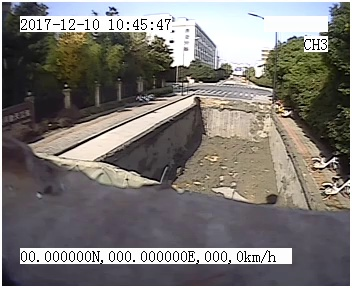
//> input picture OPenCVTest/OPenCVTest/REC0009_228.jpg, 352 x 288 px
$ ./CJ2   (built with g++ and OpenCV 4)
//> lines starting //> are read from the running program, lines starting //| are printed output that depends on the picture; after the words box and inside, x2 and y2 are one past the last pixel; in counts of white or black regions, pixels touching at a corner belong together

#include <opencv/highgui.h>
#include<opencv\cv.h>
#include <iostream>
using namespace cv;
using namespace std;
void main() {
	Mat original = imread("REC0009_228.jpg");
//> original is the input picture: 288 rows x 352 cols, CV_8UC3; mean B, G, R 116.2, 119.6, 123.6
	namedWindow("My original");
	imshow("My original", original);
	Mat gray = original;
	cv::cvtColor(gray, gray, CV_RGB2GRAY);//灰度化
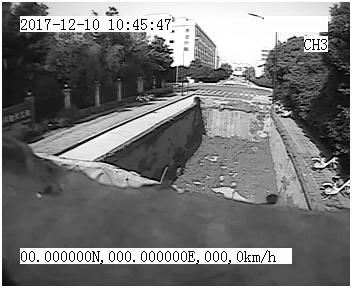
//> gray: 288 rows x 352 cols, CV_8UC1; min 0, max 255, mean 119.1

	int thresh_size = (100 / 4) * 2 + 1; //自适应二值化阈值
	adaptiveThreshold(gray, gray, 255, CV_ADAPTIVE_THRESH_GAUSSIAN_C, CV_THRESH_BINARY_INV, thresh_size, thresh_size / 3);
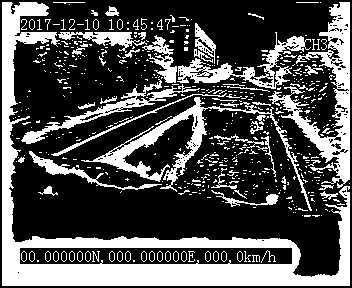
//> gray: 288 rows x 352 cols, CV_8UC1; 31.9% white; 575 white regions (490 under 20 px), largest, box (x1, y1, x2, y2) and area: (2, 2, 350, 286) 14765, (268, 2, 350, 188) 3969, (81, 97, 312, 211) 2864
	morphologyEx(gray, gray, MORPH_OPEN, Mat());//形态学开运算去噪点
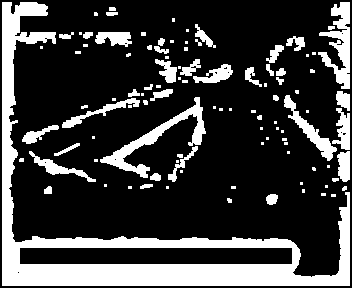
//> gray: 288 rows x 352 cols, CV_8UC1; 24% white; 102 white regions (54 under 20 px)

	vector<vector<Point> > contours;
	cv::findContours(gray, contours, CV_RETR_EXTERNAL, CV_CHAIN_APPROX_NONE); //找轮廓
//> contours = 102 contours, 66 with area under 20; largest, box (x1, y1, x2, y2) and area: (2, 2, 350, 286) 18040, (100, 97, 206, 178) 1380, (318, 2, 350, 89) 1099, (284, 95, 337, 161) 658, (29, 151, 96, 182) 382
	vector<vector<Point>> contours1;
	for (int i = 0; i < contours.size(); ++i)
	{
		if (contours[i].size() > 200)//将比较小的轮廓剔除掉
		{
			contours1.push_back(contours[i]);
		}
	}
//> this loop made 102 passes
	// [15 lines of commented-out code are left out]
	Mat hole(gray.size(), CV_8U, Scalar(0)); //遮罩图层
	cv::drawContours(hole, contours1, -1, Scalar(255), CV_FILLED); //在遮罩图层上，用白色像素填充轮廓
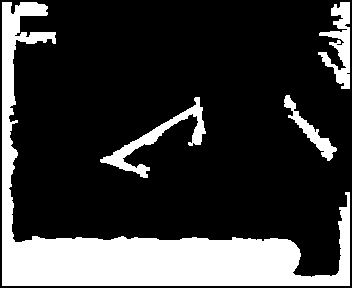
//> hole: 288 rows x 352 cols, CV_8UC1; 22.2% white; 4 white regions, box (x1, y1, x2, y2) and area: (2, 2, 350, 286) 18863, (100, 97, 206, 178) 1577, (318, 2, 350, 89) 1296, (284, 95, 337, 161) 760
		namedWindow("My hole");
		imshow("My hole", hole);
	Mat crop(original.rows, original.cols, CV_8UC3);
	original.copyTo(crop, hole);//将原图像拷贝进遮罩图层
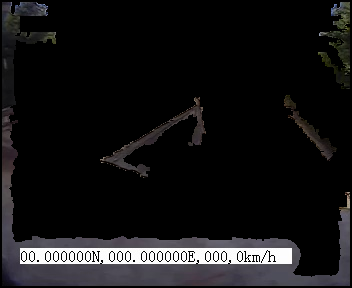
//> crop: 288 rows x 352 cols, CV_8UC3; mean B, G, R 21.2, 20.2, 20.8
	namedWindow("My warpPerspective");
	imshow("My warpPerspective", crop);
	waitKey(0);
}

$ run again, with OPenCVTest/OPenCVTest/fifth.jpg copied over OPenCVTest/OPenCVTest/REC0009_228.jpg
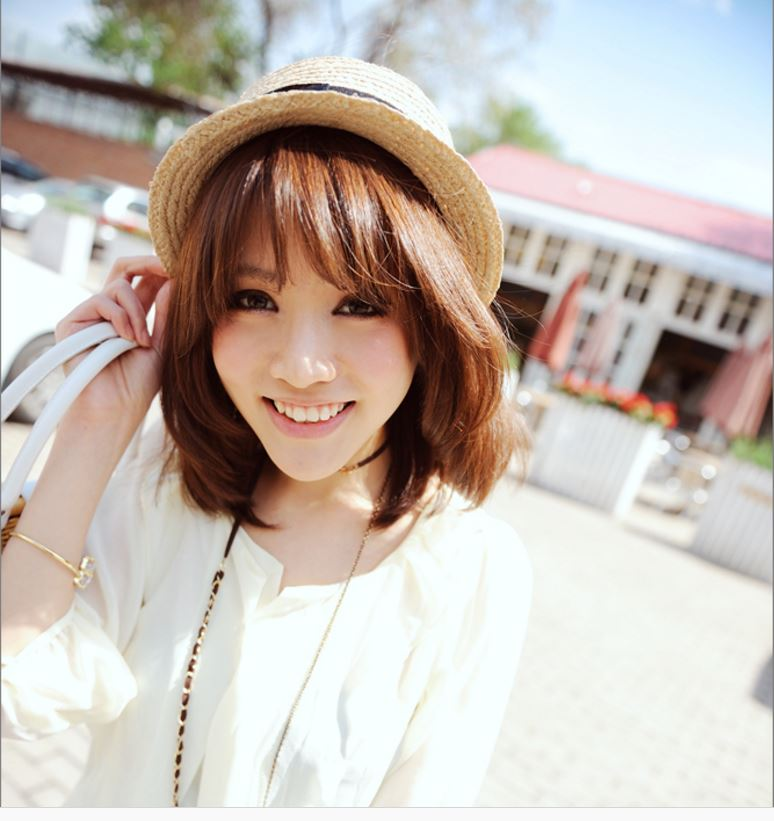
//> input picture OPenCVTest/OPenCVTest/fifth.jpg, 774 x 821 px
//> original is the input picture: 821 rows x 774 cols, CV_8UC3; mean B, G, R 179.1, 186.9, 196.8
//> `morphologyEx(gray, gray, MORPH_OPEN, Mat());`:
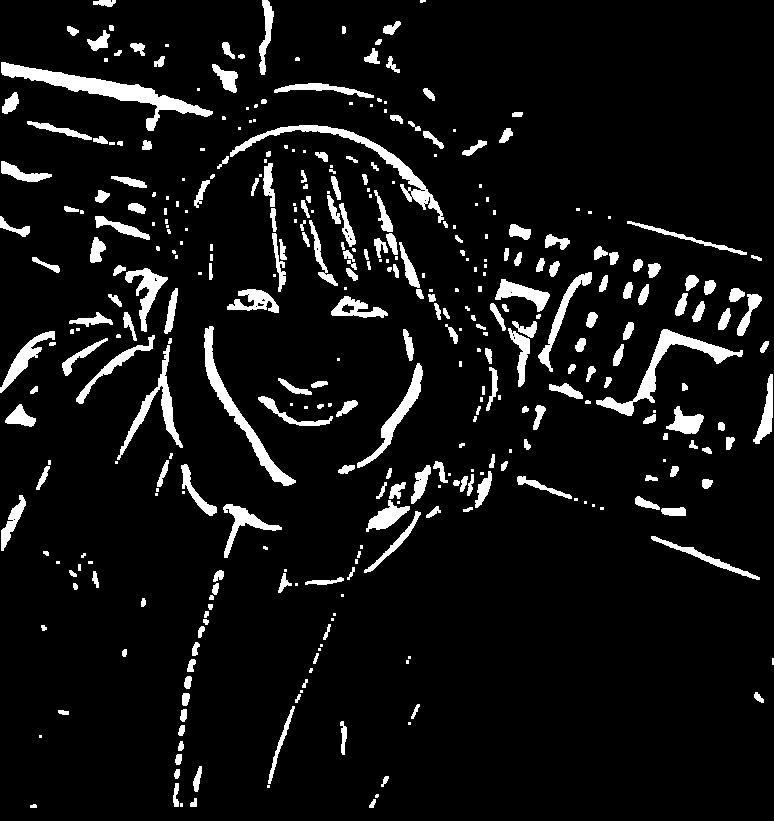
//> gray: 821 rows x 774 cols, CV_8UC1; 7.5% white; 373 white regions (130 under 20 px)
//> contours = 373 contours, 167 with area under 20; largest, box (x1, y1, x2, y2) and area: (1, 62, 213, 131) 2727, (230, 125, 444, 223) 1746, (596, 329, 743, 416) 1742, (204, 326, 296, 486) 1629, (117, 345, 183, 460) 1052
//> hole: 821 rows x 774 cols, CV_8UC1; 2.5% white; 13 white regions, largest, box (x1, y1, x2, y2) and area: (1, 62, 213, 131) 2977, (230, 125, 444, 223) 2043, (596, 329, 743, 416) 1946
//> `original.copyTo(crop, hole);`:
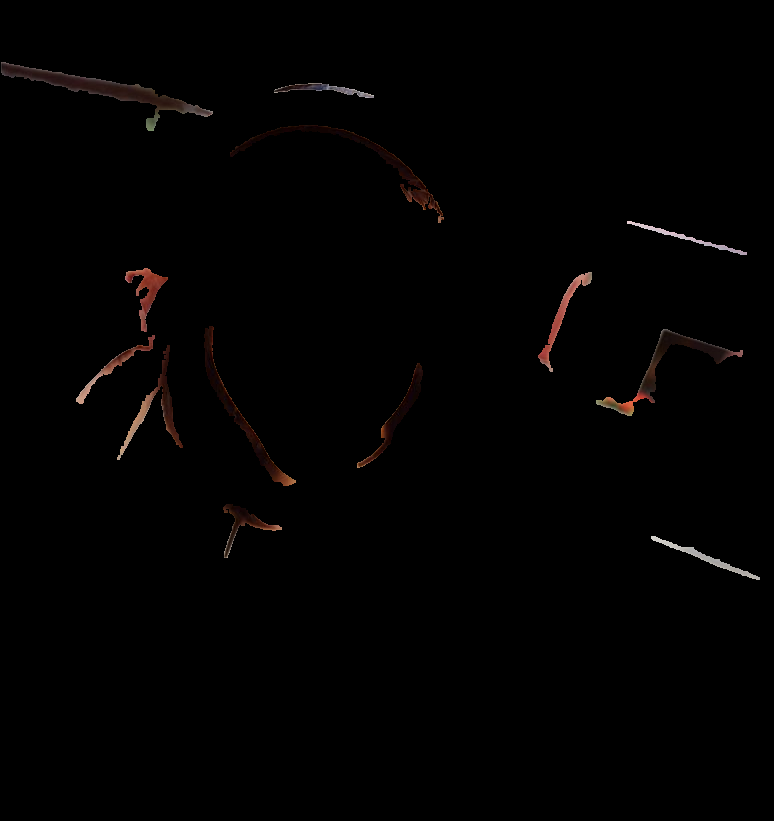
//> crop: 821 rows x 774 cols, CV_8UC3; mean B, G, R 1.2, 1.3, 2.1
